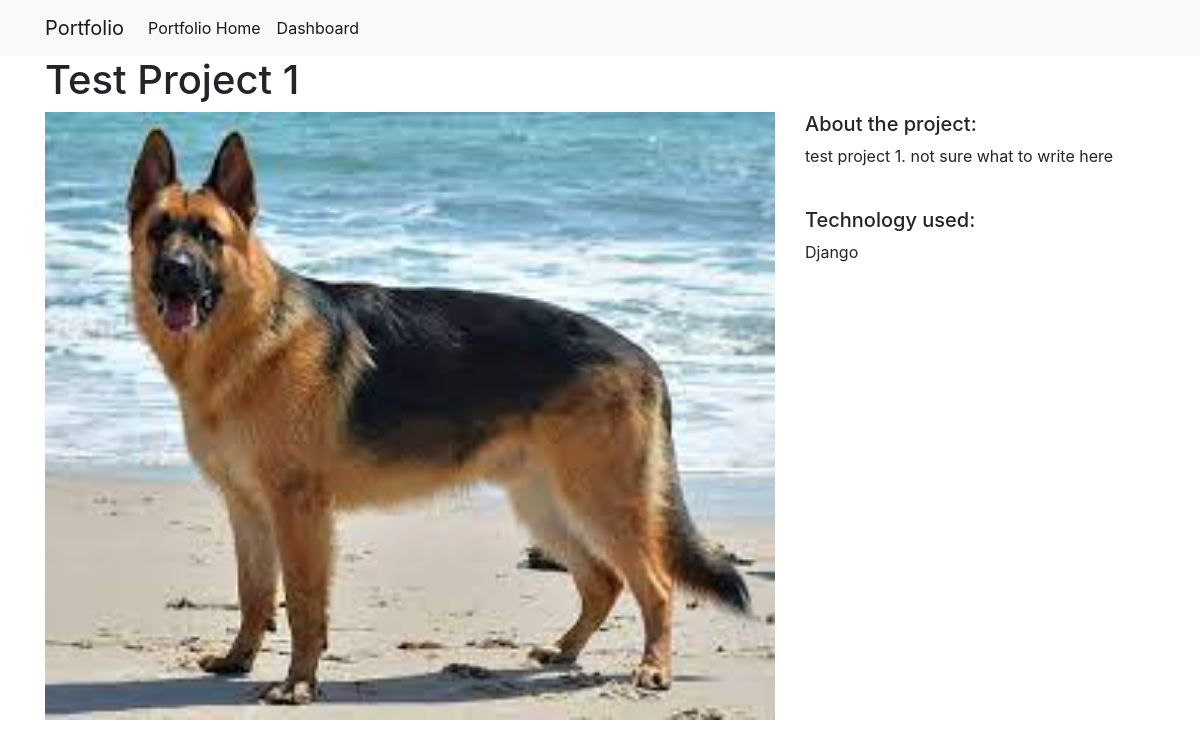
/projects/1, run on the app's committed database.
### projects/models.py (models this page shows)
class Project(models.Model):
    title = models.CharField(max_length=100)
    description = models.TextField()
    technology = models.CharField(max_length=20)
    image = models.CharField(max_length=100)

### projects/views.py (the view)
# urls.py: path("<int:pk>", views.project_detail, name="project_detail"),
def project_detail(request, pk):
    project = Project.objects.get(pk=pk)
    return render(request, "projects/project_detail.html", {"project": project})

### projects/templates/projects/project_detail.html
{% extends "projects/base.html" %}
{% load static %}
{% block content %}
<h1>{{ project.title }}</h1>
<div class="row">
    <div class="col-md-8">
        <img src="{% static project.image %}" alt="" width="100%">
    </div>
    <div class="col-md-4">
        <h5>About the project:</h5>
        <p>{{ project.description }}</p>
        <br>
        <h5>Technology used:</h5>
        <p>{{ project.technology }}</p>
    </div>
</div>
{% endblock %}

### data on the page
Project: title "Test Project 1", image (picture), description "test project 1. not sure what to write here", technology "Django"
